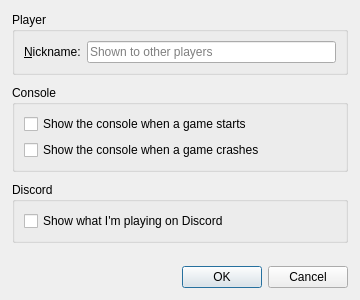
<?xml version="1.0" encoding="UTF-8"?>
<ui version="4.0">
 <class>SettingsDialog</class>
 <widget class="QDialog" name="SettingsDialog">
  <property name="geometry">
   <rect>
    <x>0</x>
    <y>0</y>
    <width>360</width>
    <height>300</height>
   </rect>
  </property>
  <property name="windowTitle">
   <string>Settings</string>
  </property>
  <layout class="QVBoxLayout" name="verticalLayout">
   <property name="leftMargin">
    <number>12</number>
   </property>
   <property name="topMargin">
    <number>12</number>
   </property>
   <property name="rightMargin">
    <number>12</number>
   </property>
   <property name="bottomMargin">
    <number>12</number>
   </property>
   <property name="spacing">
    <number>10</number>
   </property>
   <item>
    <widget class="QGroupBox" name="playerGroup">
     <property name="title">
      <string>Player</string>
     </property>
     <layout class="QFormLayout" name="playerLayout">
      <item row="0" column="0">
       <widget class="QLabel" name="nicknameLabel">
        <property name="text">
         <string>&amp;Nickname:</string>
        </property>
        <property name="buddy">
         <cstring>nicknameEdit</cstring>
        </property>
       </widget>
      </item>
      <item row="0" column="1">
       <widget class="QLineEdit" name="nicknameEdit">
        <property name="maxLength">
         <number>20</number>
        </property>
        <property name="placeholderText">
         <string>Shown to other players</string>
        </property>
       </widget>
      </item>
     </layout>
    </widget>
   </item>
   <item>
    <widget class="QGroupBox" name="consoleGroup">
     <property name="title">
      <string>Console</string>
     </property>
     <layout class="QVBoxLayout" name="consoleLayout">
      <item>
       <widget class="QCheckBox" name="consoleOnLaunchCheck">
        <property name="text">
         <string>Show the console when a game starts</string>
        </property>
       </widget>
      </item>
      <item>
       <widget class="QCheckBox" name="consoleOnCrashCheck">
        <property name="text">
         <string>Show the console when a game crashes</string>
        </property>
       </widget>
      </item>
     </layout>
    </widget>
   </item>
   <item>
    <widget class="QGroupBox" name="discordGroup">
     <property name="title">
      <string>Discord</string>
     </property>
     <layout class="QVBoxLayout" name="discordLayout">
      <item>
       <widget class="QCheckBox" name="discordPresenceCheck">
        <property name="text">
         <string>Show what I'm playing on Discord</string>
        </property>
       </widget>
      </item>
     </layout>
    </widget>
   </item>
   <item>
    <spacer name="buttonSpacer">
     <property name="orientation">
      <enum>Qt::Orientation::Vertical</enum>
     </property>
     <property name="sizeHint" stdset="0">
      <size>
       <width>20</width>
       <height>0</height>
      </size>
     </property>
    </spacer>
   </item>
   <item>
    <widget class="QDialogButtonBox" name="buttonBox">
     <property name="standardButtons">
      <set>QDialogButtonBox::StandardButton::Cancel|QDialogButtonBox::StandardButton::Ok</set>
     </property>
    </widget>
   </item>
  </layout>
 </widget>
 <resources/>
 <connections>
  <connection>
   <sender>buttonBox</sender>
   <signal>accepted()</signal>
   <receiver>SettingsDialog</receiver>
   <slot>accept()</slot>
  </connection>
  <connection>
   <sender>buttonBox</sender>
   <signal>rejected()</signal>
   <receiver>SettingsDialog</receiver>
   <slot>reject()</slot>
  </connection>
 </connections>
</ui>
